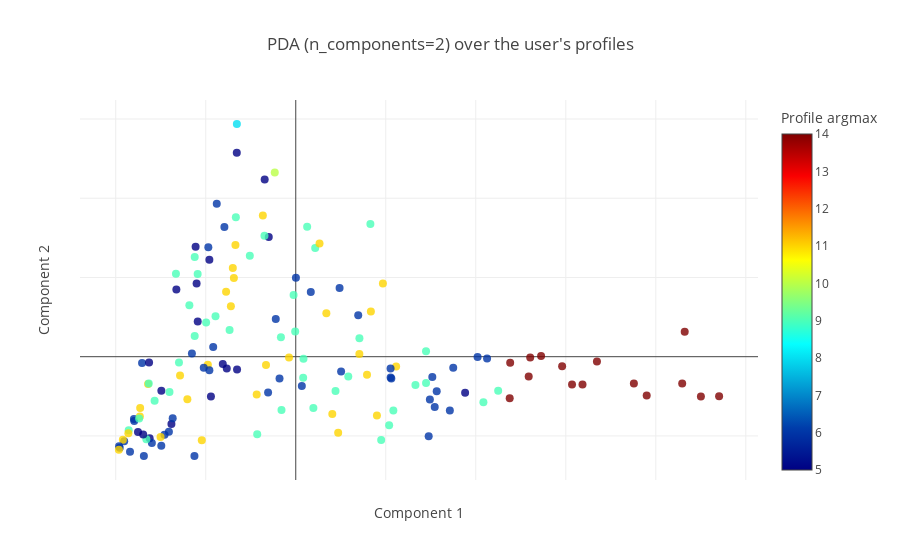

Notebook cell for this chart:
### Code cell
pca_X = pca_small.transform(list(user_final_score.values()))
x, y = zip(*pca_X)
trace1 = go.Scatter(
    x=x,
    y=y,
    text=list(user_final_score.keys()),
    mode='markers',
    marker=dict(
        size=8,
        opacity=0.8,
        colorscale='Jet',
        color = [np.argmax(x) for x in list(user_final_score.values())],
        colorbar=dict(title='Profile argmax')
    )
)

layout = go.Layout(
    title="PDA (n_components=2) over the user's profiles",
    xaxis=dict(title='Component 1', showticklabels=False),
    yaxis=dict(title='Component 2', showticklabels=False)
)

data = [trace1]
fig = go.Figure(data=data, layout=layout)
iplot(fig, filename='simple-scatter')

### Figure 1 — Plotly figure (JSON) as saved in the notebook; plotly's stock layout.template omitted (floating-point values rounded to 4 significant figures; data arrays with more than 128 entries replaced by an {"elided": "..."} marker saying what was removed)
{"data": [{"marker": {"color": {"elided": "148 int values"}, "colorbar": {"title": {"text": "Profile argmax"}}, "colorscale": "Jet", "opacity": 0.8, "size": 8}, "mode": "markers", "text": {"elided": "148 str values"}, "type": "scatter", "uid": "03c280c3-1ae3-4c2a-8d25-3471ebbe12cc", "x": {"elided": "148 float values"}, "y": {"elided": "148 float values"}}], "layout": {"title": {"text": "PDA (n_components=2) over the user's profiles"}, "xaxis": {"showticklabels": false, "title": {"text": "Component 1"}}, "yaxis": {"showticklabels": false, "title": {"text": "Component 2"}}}}
